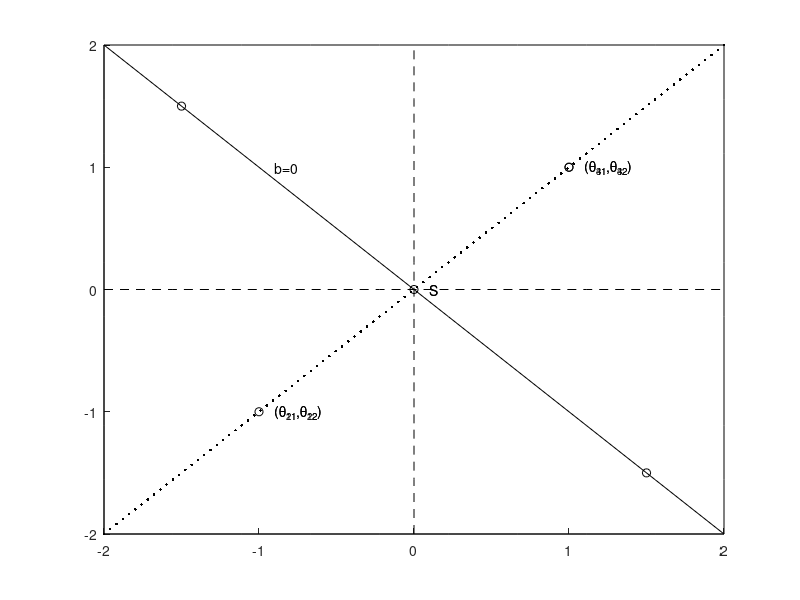

This figure's MATLAB source:
close all;
hold on 
xlim([-2,2])
ylim([-2,2])

plot(linspace(-2,2,10),2*ones(10,1),'black','LineWidth',.004)
plot(linspace(-2,2,10),-2*ones(10,1),'black','LineWidth',.004)
plot(2*ones(10,1),linspace(-2,2,10),'black','LineWidth',.004)
plot(-2*ones(10,1),linspace(-2,2,10),'black','LineWidth',.004)

plot(0*ones(10,1),linspace(-2,2,10),'--black')
plot(linspace(-2,2,10),0*ones(10,1),'--black')

a_1 = 1; a_2 = 1; 
% a1x + a2y + b =0; y = (-b -a1x)/a2
% orthogonal y = a2/a1 * x
for b = 0
    plot(linspace(-2,2,10), -b -a_1*linspace(-2,2,10)/a_2,'black')
end

text(-.9,1,'b=0')

plot(linspace(-2,2,100),a_2/a_1*linspace(-2,2,100),'.black')

plot(-1,-1,'oblack'); text(-.9,-1,'(\theta_{11},\theta_{12})')
plot(0,0,'oblack'); text(.1,0,'S')
plot(1,1,'oblack'); text(1.1,1,'(\theta_{31},\theta_{32})')
plot(1,1,'oblack'); text(-.9,-1,'(\theta_{21},\theta_{22})')
plot(1.5,-1.5,'oblack'); text(.1,0,'S')
plot(-1.5,1.5,'oblack'); text(1.1,1,'(\theta_{41},\theta_{42})')